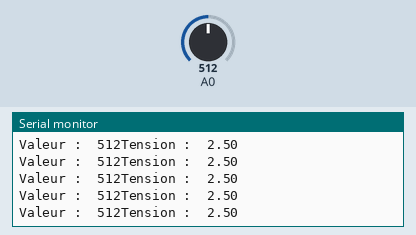
Recording of a sketch running on a simulated Arduino Uno, built with avr-gcc and run on an emulated ATmega328P. Parts: the last lines printed to the serial monitor. The test bench sets the inputs (shaded band); at power-on: A0 = 512.

Above: at 1.2 s.
1.3 s: A0 set to 11
At 2.3 s:
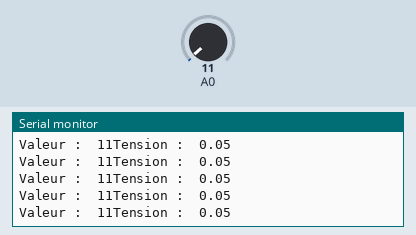
4.3 s: A0 set to 8
At 5.3 s:
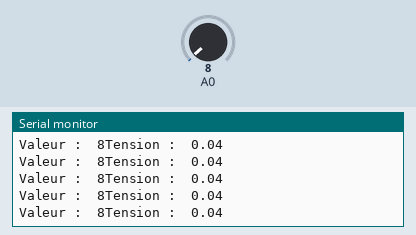
Timing chart, 0 to 7.3 s (numbered marks = the images above; inputs shaded):
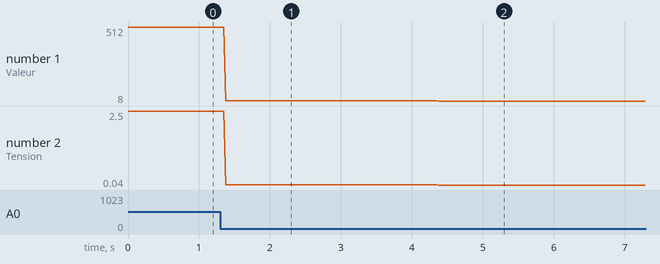

Measured:
- after the input at 1.3 s, the serial monitor: prints a new line after 0.08 s (image 1)
- after the input at 4.3 s, the serial monitor: prints a new line after 0.08 s (image 2)
- plotted number 1: 512 → 11 after the input at 1.3 s, 11 → 8 after the input at 4.3 s
- plotted number 2: 2.5 → 0.05 after the input at 1.3 s, 0.05 → 0.04 after the input at 4.3 s

The sketch:

tp3.ino
```cpp
#define PASVOLT (float)(5.0F / 1024.0F)

void setup() {
  // put your setup code here, to run once:
  Serial.begin(9600);
}

void loop() {
  // put your main code here, to run repeatedly:
  unsigned int palier=analogRead(A0);
  Serial.print("Valeur :\t");
  Serial.print(palier);
  Serial.print("Tension :\t");
  Serial.print(palier * PASVOLT);
  Serial.print("\n");
}
```
